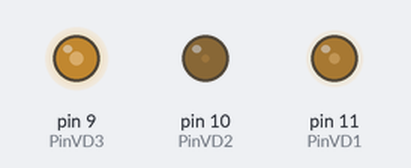
Simulated run of this sketch. Board: Arduino Uno, built with avr-gcc and run on an emulated ATmega328P. Shown: output pins drawn as LEDs (lit = HIGH). Random numbers use the default seed unless the sketch sets one.

Above: at 0.15 s.
At 7.95 s:
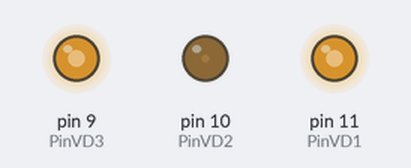
At 12.96 s:
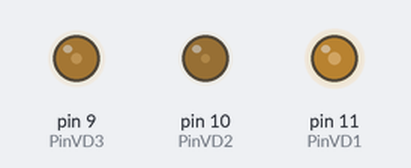
At 16.87 s:
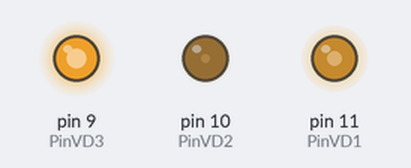
At 26.45 s:
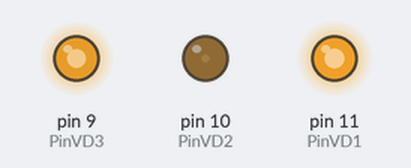
At 35.28 s:
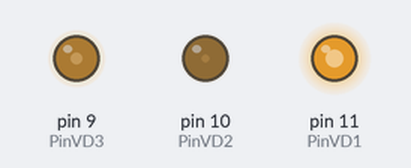
Timing chart, 0 to 40.0 s (numbered marks = the images above):
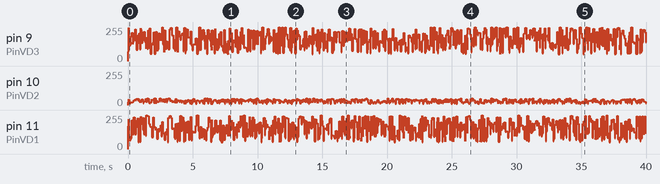

The sketch:

Project_1.ino
```cpp
const int PinVD1 = 11;                   // Создаём константу с № входа к которому подключён светодиод VD1
const int PinVD2 = 10;                   // Создаём константу с № входа к которому подключён светодиод VD2
const int PinVD3 =  9;                   // Создаём константу с № входа к которому подключён светодиод VD3

void setup(){
    pinMode(PinVD1, OUTPUT);             //  Конфигурируем вывод, с ШИМ, PinVD1 как выход
    pinMode(PinVD2, OUTPUT);             //  Конфигурируем вывод, с ШИМ, PinVD2 как выход
    pinMode(PinVD3, OUTPUT);             //  Конфигурируем вывод, с ШИМ, PinVD3 как выход
}

void loop(){
    analogWrite(PinVD1,random(50,256));  //  Устанавливаем на выводе PinVD1 ШИМ со случайным коэффициентом
    analogWrite(PinVD2,random(10, 50));  //  Устанавливаем на выводе PinVD1 ШИМ со случайным коэффициентом
    analogWrite(PinVD3,random(50,256));  //  Устанавливаем на выводе PinVD1 ШИМ со случайным коэффициентом
    delay      (       random(10,100));  //  Устанавливаем задержку со случайным числом (от 10 до 100 мс)
}
```
